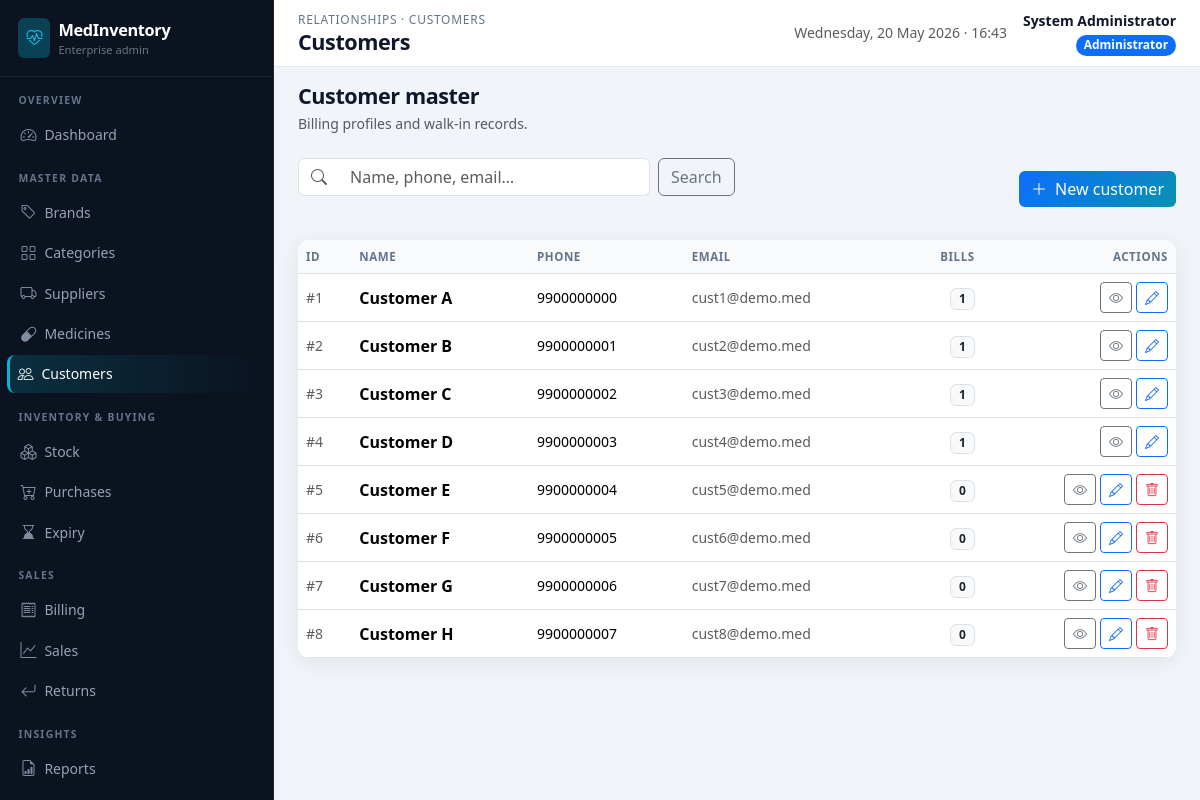
The page /admin/customers (signed in) on the database its author committed.
### app/models.py (models this page shows, shortened)
class User(UserMixin, db.Model):
    __tablename__ = "users"
    id = db.Column(db.Integer, primary_key=True)
    username = db.Column(db.String(80), unique=True, nullable=False, index=True)
    password_hash = db.Column(db.String(256), nullable=False)
    full_name = db.Column(db.String(120), nullable=False)
    email = db.Column(db.String(120))
    phone = db.Column(db.String(32))
    role = db.Column(db.String(20), nullable=False, default="staff")  # admin | staff
    is_active = db.Column(db.Boolean, default=True)
    created_at = db.Column(db.DateTime, default=datetime.utcnow)
    bills = db.relationship("Bill", backref="staff", lazy="dynamic")
    returns = db.relationship("MedicineReturn", backref="staff", lazy="dynamic")

class Customer(db.Model):
    __tablename__ = "customers"
    id = db.Column(db.Integer, primary_key=True)
    name = db.Column(db.String(120), nullable=False, index=True)
    contact_number = db.Column(db.String(32))
    email = db.Column(db.String(120))
    address = db.Column(db.Text)
    created_at = db.Column(db.DateTime, default=datetime.utcnow)
    bills = db.relationship("Bill", backref="customer", lazy="dynamic")

### app/admin_routes.py (the view, shortened to what this page needs)
@admin_bp.route("/customers")
@login_required
@admin_required
def customers():
    q = (request.args.get("q") or "").strip()
    page = request.args.get("page", 1, type=int) or 1
    query = Customer.query
    query = query.order_by(Customer.name)
    pagination = query.paginate(page=page, per_page=12, error_out=False)
    return render_template(
        "admin/customers_list.html",
        customers=pagination.items,
        pagination=pagination,
        q=q,
    )

### app/utils.py (called while the page is built)
def admin_required(view):
    @wraps(view)
    def wrapped(*args, **kwargs):
        if not current_user.is_authenticated:
            flash("Please log in to continue.", "warning")
            return redirect(url_for("main.login", next=request.url))
        if current_user.role != "admin":
            flash("You do not have permission to access that page.", "danger")
            return redirect(url_for("staff.dashboard"))
        return view(*args, **kwargs)
    return wrapped

### app/templates/admin/customers_list.html (shortened to what this page needs)
{% extends "admin/layout.html" %}
{% from "admin/_macros.html" import page_heading, toolbar_search, action_group, pagination_nav with context %}
{% block breadcrumb %}Relationships · Customers{% endblock %}
{% block page_title %}Customers{% endblock %}
{% block content %}
{{ page_heading("Customer master", "Billing profiles and walk-in records.") }}
<div class="page-action-bar">
  <div class="flex-grow-1">{{ toolbar_search(url_for('admin.customers'), 'Name, phone, email…', q) }}</div>
  <a href="{{ url_for('admin.customer_new') }}" class="btn btn-brand"><i class="bi bi-plus-lg me-1"></i> New customer</a>
</div>
<div class="card card-soft table-responsive">
  <table class="table table-hover align-middle mb-0">
    <thead><tr><th>ID</th><th>Name</th><th>Phone</th><th>Email</th><th class="text-end">Bills</th><th class="text-end">Actions</th></tr></thead>
    <tbody>
      {% for c in customers %}
      <tr>
        <td class="small text-muted">#{{ c.id }}</td>
        <td class="fw-semibold">{{ c.name }}</td>
        <td class="small">{{ c.contact_number or "—" }}</td>
        <td class="small text-muted">{{ c.email or "—" }}</td>
        <td class="text-end"><span class="badge bg-light text-dark border">{{ c.bills.count() }}</span></td>
        <td class="text-end">{{ action_group(url_for('admin.customer_detail', cid=c.id), url_for('admin.customer_edit', cid=c.id), url_for('admin.customer_delete', cid=c.id) if c.bills.count() == 0 else None) }}</td>
      </tr>
      {% else %}
      <tr><td colspan="6"><div class="empty-state">No customers. <a href="{{ url_for('admin.customer_new') }}">Register</a>.</div></td></tr>
      {% endfor %}
    </tbody>
  </table>
</div>
{% endblock %}

### app/templates/admin/layout.html (shortened to what this page needs)
{% extends "base.html" %}
{% block body %}
<div class="admin-shell d-flex">
  <aside class="sidebar-admin no-print d-none d-lg-block">
    <div class="brand-block">
      <div class="d-flex align-items-center gap-2 text-white">
        <span class="rounded-2 bg-info bg-opacity-25 d-flex p-2"><i class="bi bi-heart-pulse text-info"></i></span>
        <div>
          <div class="product-name fw-bold">MedInventory</div>
          <div class="small text-secondary" style="font-size:0.7rem;">Enterprise admin</div>
        </div>
      </div>
    </div>
    <nav class="nav flex-column pb-4">
      <div class="nav-section-label">Overview</div>
      <a class="nav-link {% if request.endpoint == 'admin.dashboard' %}active{% endif %}" href="{{ url_for('admin.dashboard') }}"><i class="bi bi-speedometer2"></i> Dashboard</a>
      <div class="nav-section-label">Master data</div>
      <a class="nav-link {% if request.endpoint in ['admin.brands','admin.brand_detail','admin.brand_new','admin.brand_edit'] %}active{% endif %}" href="{{ url_for('admin.brands') }}"><i class="bi bi-tag"></i> Brands</a>
      <a class="nav-link " href="{{ url_for('admin.categories') }}"><i class="bi bi-grid"></i> Categories</a>
      <a class="nav-link {% if request.endpoint in ['admin.suppliers','admin.supplier_detail','admin.supplier_new','admin.supplier_edit'] %}active{% endif %}" href="{{ url_for('admin.suppliers') }}"><i class="bi bi-truck"></i> Suppliers</a>
      <a class="nav-link " href="{{ url_for('admin.medicines') }}"><i class="bi bi-capsule"></i> Medicines</a>
      <a class="nav-link {% if request.endpoint in ['admin.customers','admin.customer_detail','admin.customer_new','admin.customer_edit'] %}active{% endif %}" href="{{ url_for('admin.customers') }}"><i class="bi bi-people"></i> Customers</a>
      <div class="nav-section-label">Inventory &amp; buying</div>
      <a class="nav-link {% if 'stock' in (request.endpoint or '') %}active{% endif %}" href="{{ url_for('admin.stock_index') }}"><i class="bi bi-boxes"></i> Stock</a>
      <a class="nav-link " href="{{ url_for('admin.purchases') }}"><i class="bi bi-cart-plus"></i> Purchases</a>
      <a class="nav-link {% if request.endpoint == 'admin.expiry_index' %}active{% endif %}" href="{{ url_for('admin.expiry_index') }}"><i class="bi bi-hourglass-bottom"></i> Expiry</a>
      <div class="nav-section-label">Sales</div>
      <a class="nav-link {% if 'billing' in (request.endpoint or '') %}active{% endif %}" href="{{ url_for('admin.billing_list') }}"><i class="bi bi-receipt"></i> Billing</a>
      <a class="nav-link {% if request.endpoint in ['admin.sales','admin.sales_medicine_wise','admin.sales_daily','admin.sales_monthly'] %}active{% endif %}" href="{{ url_for('admin.sales') }}"><i class="bi bi-graph-up"></i> Sales</a>
      <a class="nav-link {% if 'returns' in (request.endpoint or '') %}active{% endif %}" href="{{ url_for('admin.returns_list') }}"><i class="bi bi-arrow-return-left"></i> Returns</a>
      <div class="nav-section-label">Insights</div>
      <a class="nav-link" href="{{ url_for('admin.reports', name='stock') }}"><i class="bi bi-file-earmark-bar-graph"></i> Reports</a>
      <a class="nav-link {% if request.endpoint == 'admin.analytics' %}active{% endif %}" href="{{ url_for('admin.analytics') }}"> Analytics</a>
    </nav>
  </aside>
  <div class="main-with-sidebar flex-grow-1">
    <header class="topbar d-flex flex-wrap justify-content-between align-items-center gap-2 no-print">
      <div class="d-flex align-items-center gap-2">
        <div>
          <div class="admin-breadcrumb">{% block breadcrumb %}Administration{% endblock %}</div>
          <h1 class="admin-page-title mb-0">{% block page_title %}Console{% endblock %}</h1>
        </div>
      </div>
      <div class="d-flex align-items-center gap-3 text-end">
        <div class="d-none d-md-block small text-muted">{{ moment or '' }}</div>
        <div>
          <div class="fw-semibold small">{{ current_user.full_name }}</div>
          <span class="badge text-bg-primary rounded-pill">Administrator</span>
        </div>
      </div>
    </header>
    <main class="p-4 pt-3">
      {% block content %}{% endblock %}
    </main>
  </div>
</div>
{% endblock %}

### app/templates/admin/_macros.html (shortened to what this page needs)
{% macro page_heading(title, subtitle=None) %}
<div class="admin-page-head mb-4">
  <h1 class="admin-page-title mb-1">{{ title }}</h1>
  {% if subtitle %}<p class="text-muted small mb-0">{{ subtitle }}</p>{% endif %}
</div>
{% endmacro %}
{% macro toolbar_search(action_url, placeholder='Search…', q='') %}
<form class="row g-2 align-items-center flex-wrap mb-4" method="get" action="{{ action_url }}">
  <div class="col-auto flex-grow-1" style="min-width:220px;max-width:360px">
    <div class="input-group">
      <span class="input-group-text bg-white border-end-0"><i class="bi bi-search text-muted"></i></span>
      <input type="search" class="form-control border-start-0" name="q" value="{{ q }}" placeholder="{{ placeholder }}" autocomplete="off">
    </div>
  </div>
  <div class="col-auto">
    <button type="submit" class="btn btn-outline-secondary">Search</button>
  </div>
</form>
{% endmacro %}
{% macro action_group(view_url, edit_url, delete_url=None, delete_confirm='Delete this record?') %}
<div class="d-flex flex-wrap gap-1 justify-content-end">
  <a href="{{ view_url }}" class="btn btn-sm btn-outline-secondary" title="View"><i class="bi bi-eye"></i></a>
  <a href="{{ edit_url }}" class="btn btn-sm btn-outline-primary" title="Edit"><i class="bi bi-pencil"></i></a>
  {% if delete_url %}
  <form method="post" action="{{ delete_url }}" class="d-inline" onsubmit="return confirm('{{ delete_confirm }}');">
    <button type="submit" class="btn btn-sm btn-outline-danger" title="Delete"><i class="bi bi-trash"></i></button>
  </form>
  {% endif %}
</div>
{% endmacro %}

### app/static/css/app.css (style rules this page uses)
:root { --mi-primary: #0d6efd; --mi-sidebar: #0b1220; --mi-sidebar-border: rgba(148, 163, 184, 0.12); --mi-sidebar-hover: #151f32; --mi-accent: #06b6d4; --mi-card-shadow: 0 4px 24px rgba(15, 23, 42, 0.08); --mi-topbar-h: 64px; }
body { font-family: "Segoe UI", system-ui, -apple-system, Roboto, "Helvetica Neue", sans-serif; background: #f1f5f9; color: #0f172a; }
.card-soft { border: none; box-shadow: var(--mi-card-shadow); border-radius: 12px; background: #fff; }
.sidebar-admin { min-height: 100vh; background: var(--mi-sidebar); color: #e2e8f0; width: 274px; position: fixed; left: 0; top: 0; z-index: 1040; padding: 0; overflow-y: auto; border-right: 1px solid var(--mi-sidebar-border); }
.sidebar-admin .brand-block { padding: 1.1rem 1.15rem; border-bottom: 1px solid var(--mi-sidebar-border); }
.sidebar-admin .brand-block .product-name { font-size: 1.02rem; letter-spacing: -0.02em; }
.sidebar-admin .nav-section-label { font-size: 0.65rem; text-transform: uppercase; letter-spacing: 0.12em; color: #64748b; padding: 1rem 1.15rem 0.35rem; font-weight: 600; }
.sidebar-admin a.nav-link { color: #94a3b8; border-radius: 8px; margin: 1px 10px; padding: 0.45rem 0.65rem; font-size: 0.875rem; display: flex; align-items: center; gap: 0.5rem; }
.sidebar-admin a.nav-link i { font-size: 1rem; opacity: 0.85; }
.sidebar-admin a.nav-link.active { background: linear-gradient(90deg, rgba(6, 182, 212, 0.18), transparent); color: #fff; border-left: 3px solid var(--mi-accent); margin-left: 7px; padding-left: calc(0.65rem - 3px); }
.main-with-sidebar { margin-left: 274px; min-height: 100vh; }
.admin-shell { min-height: 100vh; }
.topbar { background: #fff; border-bottom: 1px solid #e2e8f0; min-height: var(--mi-topbar-h); padding: 0.65rem 1.5rem; position: sticky; top: 0; z-index: 1020; }
.admin-page-title { font-size: 1.35rem; font-weight: 700; letter-spacing: -0.02em; color: #0f172a; }
.admin-breadcrumb { font-size: 0.75rem; color: #64748b; text-transform: uppercase; letter-spacing: 0.06em; }
.table thead th { font-size: 0.72rem; text-transform: uppercase; letter-spacing: 0.05em; color: #64748b; font-weight: 600; border-bottom-width: 1px; background: #f8fafc; white-space: nowrap; }
.table tbody td { vertical-align: middle; }
.btn-brand { background: linear-gradient(135deg, #0d6efd, #0891b2); border: none; color: #fff; }
.page-action-bar { display: flex; flex-wrap: wrap; gap: 0.5rem; align-items: center; justify-content: space-between; margin-bottom: 1.25rem; }

### rows shown on the page
User: full_name "System Administrator"
Customer: id "1", name "Customer A", contact_number "9900000000", email "cust1@demo.med", bills.count "1"
Customer: id "2", name "Customer B", contact_number "9900000001", email "cust2@demo.med", bills.count "1"
Customer: id "3", name "Customer C", contact_number "9900000002", email "cust3@demo.med", bills.count "1"
Customer: id "4", name "Customer D", contact_number "9900000003", email "cust4@demo.med", bills.count "1"
Customer: id "5", name "Customer E", contact_number "9900000004", email "cust5@demo.med", bills.count "0"
Customer: id "6", name "Customer F", contact_number "9900000005", email "cust6@demo.med", bills.count "0"
Customer: id "7", name "Customer G", contact_number "9900000006", email "cust7@demo.med", bills.count "0"
Customer: id "8", name "Customer H", contact_number "9900000007", email "cust8@demo.med", bills.count "0"

### other values the page prints
{{ title }} "Customer master"
{{ subtitle }} "Billing profiles and walk-in records."
